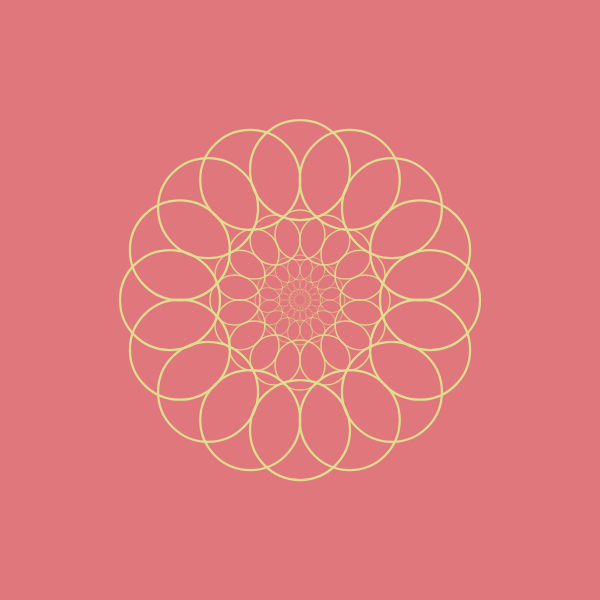
Frame 1 (no input)
Frame 2 (the mouse pressed at the canvas centre, redrawn once): identical to frame 1, image omitted

The p5.js sketch that drew this single still picture (run headless with seeded random() and noise() and a simulated clock; the mouse was pressed at the canvas centre and the sketch redrawn once):

// p5.js sketch
// ── sketch.js
let mid = {};
let bgColor = ()=> qpColor("bg", "E0777D");//color("#E0777D");
let mainRingColor = (a)=>ca(qpColor("m","E1DD8F"), a);
let canvasSize = 600;
let ring1 = {
  numPoints: 16,
  ringRadius: 130,
  circleRadius: 100,
  prep:()=> {
    strokeWeight(2.25);
    stroke("#E1DD8F")
    noFill();
  },
  points:[]
};
let ring2 = {
  numPoints: 16,
  ringRadius: 65,
  circleRadius: 50,
  prep:()=> {
    strokeWeight(1.5);
    stroke(mainRingColor(225));
    noFill();
  },
  points:[]
};
let ring3 = {
  numPoints: 16,
  ringRadius: 32.5,
  circleRadius: 25,
  prep:()=> {
    strokeWeight(1);
    stroke(mainRingColor(150));
    noFill();
  },
  points:[]
};
let ring4 = {
  numPoints: 16,
  ringRadius: 16.25,
  circleRadius: 12.5,
  prep:()=> {
    strokeWeight(.75);
    stroke(mainRingColor(100));
    noFill();
  },
  points:[]
}
let ring5 = {
  numPoints: 16,
  ringRadius: 8.125,
  circleRadius: 6.25,
  prep:()=> {
    strokeWeight(.5);
    stroke(mainRingColor(80));
    noFill();
  },
  points:[]
}
let rings = [ring1, ring2, ring3, ring4, ring5];
function setup() {
  //960,720;
  createCanvas(canvasSize, canvasSize);
  mid = {
    x: width / 2,
    y: height / 2
  };
  noLoop();
  setupSeed();
}

function draw() {
  background(bgColor());
  translate(mid.x, mid.y);
  if (rings) {
    rings.forEach(drawRings)
  }
}

function drawRings(rings) {
  if (rings.points.length === 0) {
    rings.points = polygonPoints(rings.ringRadius, rings.numPoints);
  }
  rings.prep();
  rings.points.forEach(i=> {
    ellipse(i.x, i.y, rings.circleRadius);
  });
}

function setupSeed() {
  const fromLocation = new URL(document.location).searchParams.get("seed");
  if (fromLocation) {
    window.seed = parseFloat(fromLocation);
  } else {
    window.seed = ceil(random(0, 1000000));
  }
  console.log(window.seed);
  randomSeed(window.seed);
}

function randomFromArray(arr) {
  const i = Math.floor(random(0, arr.length));
  return arr[i];
}

function qp(name, def, customParser) {
  let value = new URL(document.location).searchParams.get(name);
  if (value === null || value === undefined || value === "") {
    value = def;
  }
  if (customParser) {
    value = customParser(value);
  } else {
    if (!isNaN(value)) {
      value = parseFloat(value);
    }
  }
  console.log("qp", name, value, def);
  return value;
}

function mouseReleased() {
  if (mouseReleased.isCurrentlyPaused) {
    console.log("resumed");
    mouseReleased.isCurrentlyPaused = false;
    return loop();
  }
  mouseReleased.isCurrentlyPaused = true;
  noLoop();
  console.log("paused");
}


function polygonPoints(radius, numberOfPoints, { x = 0, y = 0, ao = 0 } = {}) {
  var angle = TWO_PI / numberOfPoints;
  const results = [];
  for (var a = 0; a < TWO_PI; a += angle) {
    var sx = x + cos(a + ao) * radius;
    var sy = y + sin(a + ao) * radius;
    results.push(createVector(sx, sy));
  }
  return results;
}
function ca(c, a) {
  const result = color(c);
  if (a !== undefined) {
    result.setAlpha(a);
  }
  return result;
}
function qpColor(name, def) {
  return qp(name, def, (v)=> {
    if(v) {
      return "#"+v;
    }
    return v;
  })
}
